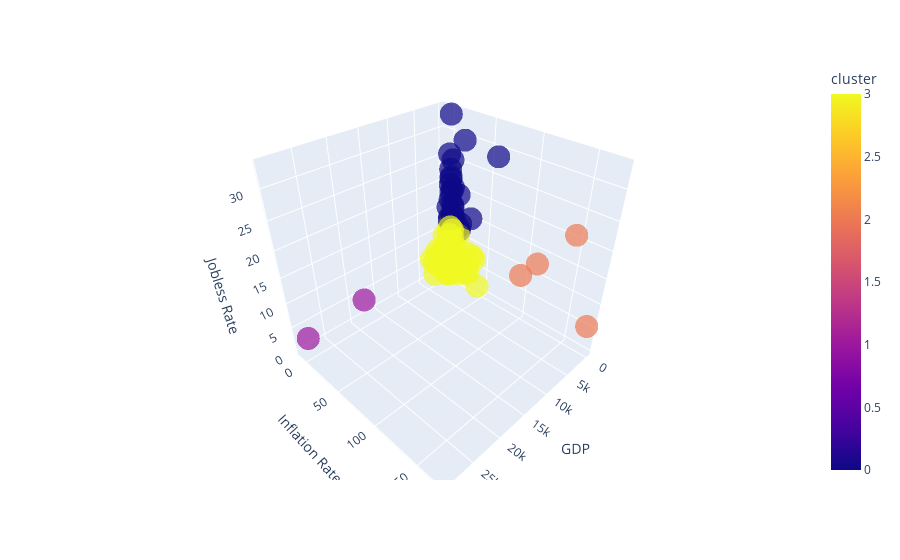

Write notebook code for a chart like this one.
### Code cell
import plotly.express as px
import plotly.io as pio

# aseguramos que renderice en el navegador (lo más estable)
#pio.renderers.default = "browser"

fig = px.scatter_3d(
    df1,
    x='GDP',
    y='Inflation Rate',
    z='Jobless Rate',
    color='cluster',
    hover_name='name',    # además se ve al pasar el mouse
    opacity=0.7
)

# un poco de estilo
fig.update_traces(textposition='top center')
fig.update_layout(
    legend_title="Cluster",
    scene=dict(
        xaxis_title='GDP',
        yaxis_title='Inflation Rate',
        zaxis_title='Jobless Rate'
    )
)

fig.show()

### Figure 1 — Plotly figure (JSON) as saved in the notebook; plotly's stock layout.template omitted (floating-point values rounded to 4 significant figures; data arrays with more than 128 entries replaced by an {"elided": "..."} marker saying what was removed)
{"data": [{"hovertemplate": "<b>%{hovertext}</b><br><br>GDP=%{x}<br>Inflation Rate=%{y}<br>Jobless Rate=%{z}<br>cluster=%{marker.color}<extra></extra>", "hovertext": {"elided": "171 str values"}, "legendgroup": "", "marker": {"color": {"elided": "171 int values"}, "coloraxis": "coloraxis", "opacity": 0.7, "symbol": "circle"}, "mode": "markers", "name": "", "scene": "scene", "showlegend": false, "textposition": "top center", "type": "scatter3d", "x": {"elided": "171 int values"}, "y": {"elided": "171 float values"}, "z": {"elided": "171 float values"}}], "layout": {"coloraxis": {"colorbar": {"title": {"text": "cluster"}}, "colorscale": [[0, "#0d0887"], [0.1111, "#46039f"], [0.2222, "#7201a8"], [0.3333, "#9c179e"], [0.4444, "#bd3786"], [0.5556, "#d8576b"], [0.6667, "#ed7953"], [0.7778, "#fb9f3a"], [0.8889, "#fdca26"], [1, "#f0f921"]]}, "legend": {"title": {"text": "Cluster"}, "tracegroupgap": 0}, "margin": {"t": 60}, "scene": {"domain": {"x": [0, 1], "y": [0, 1]}, "xaxis": {"title": {"text": "GDP"}}, "yaxis": {"title": {"text": "Inflation Rate"}}, "zaxis": {"title": {"text": "Jobless Rate"}}}}}
